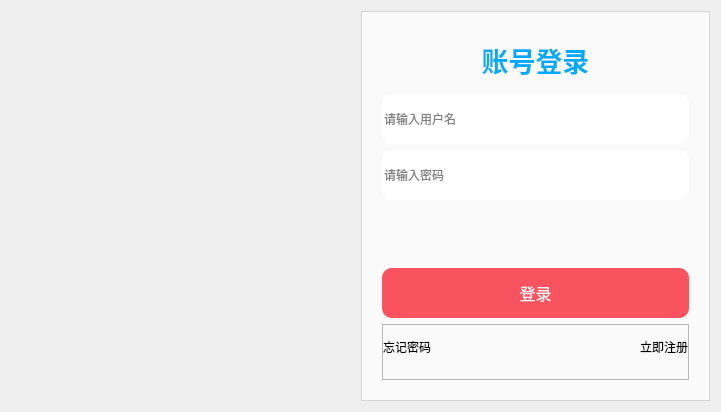
<?xml version="1.0" encoding="UTF-8"?>
<ui version="4.0">
 <class>LoginPage</class>
 <widget class="QDialog" name="LoginPage">
  <property name="geometry">
   <rect>
    <x>0</x>
    <y>0</y>
    <width>721</width>
    <height>412</height>
   </rect>
  </property>
  <property name="windowTitle">
   <string>LoginPage</string>
  </property>
  <property name="styleSheet">
   <string notr="true">QDialog#LoginPage{
	border-image: url(:/res/image/login_background.jpg);
}</string>
  </property>
  <layout class="QHBoxLayout" name="horizontalLayout_2">
   <item>
    <spacer name="horizontalSpacer_2">
     <property name="orientation">
      <enum>Qt::Horizontal</enum>
     </property>
     <property name="sizeHint" stdset="0">
      <size>
       <width>350</width>
       <height>20</height>
      </size>
     </property>
    </spacer>
   </item>
   <item>
    <widget class="QFrame" name="loginFrame">
     <property name="styleSheet">
      <string notr="true">QFrame#loginFrame{
	background-color: rgba(255, 255, 255, 180);
}
QLineEdit {
    border: none; /* 设置未选中时的边框为无 */
    border-radius: 10px; /* 设置圆角为 10px */
}

QLineEdit:focus {
    border: 2px solid red; /* 设置选中时的边框为红色 */
    border-radius: 10px; /* 设置圆角为 10px，保持和未选中状态一致 */
    outline: none; /* 去除默认的选中样式 */
}
</string>
     </property>
     <property name="frameShape">
      <enum>QFrame::StyledPanel</enum>
     </property>
     <property name="frameShadow">
      <enum>QFrame::Raised</enum>
     </property>
     <layout class="QGridLayout" name="gridLayout">
      <property name="leftMargin">
       <number>20</number>
      </property>
      <property name="topMargin">
       <number>20</number>
      </property>
      <property name="rightMargin">
       <number>20</number>
      </property>
      <property name="bottomMargin">
       <number>20</number>
      </property>
      <item row="0" column="0">
       <widget class="QLabel" name="label">
        <property name="font">
         <font>
          <pointsize>20</pointsize>
          <weight>75</weight>
          <bold>true</bold>
          <underline>false</underline>
          <kerning>true</kerning>
         </font>
        </property>
        <property name="styleSheet">
         <string notr="true">color: rgb(0, 170, 255);</string>
        </property>
        <property name="text">
         <string>账号登录</string>
        </property>
        <property name="textFormat">
         <enum>Qt::AutoText</enum>
        </property>
        <property name="alignment">
         <set>Qt::AlignCenter</set>
        </property>
       </widget>
      </item>
      <item row="4" column="0">
       <widget class="QPushButton" name="signInPushButton">
        <property name="minimumSize">
         <size>
          <width>0</width>
          <height>50</height>
         </size>
        </property>
        <property name="font">
         <font>
          <family>Microsoft YaHei UI</family>
          <pointsize>12</pointsize>
         </font>
        </property>
        <property name="styleSheet">
         <string notr="true">QPushButton{
	color: rgb(245, 245, 245);
	border: none;
	background-color: rgb(249,83,96);
	border-radius: 10px;
}
QPushButton:hover{
	color: rgb(245, 245, 245);
	border: none;
	background-color: rgb(231,75,91);
	border-radius: 10px;
}</string>
        </property>
        <property name="text">
         <string>登录</string>
        </property>
       </widget>
      </item>
      <item row="5" column="0">
       <widget class="QFrame" name="frame_2">
        <property name="styleSheet">
         <string notr="true">QPushButton{
	border: none;/*无边框*/
}
QPushButton:hover {
    color: rgb(255, 0, 0); /*设置按钮的背景颜色为亮绿色*/
}</string>
        </property>
        <property name="frameShape">
         <enum>QFrame::StyledPanel</enum>
        </property>
        <property name="frameShadow">
         <enum>QFrame::Raised</enum>
        </property>
        <layout class="QHBoxLayout" name="horizontalLayout">
         <property name="spacing">
          <number>0</number>
         </property>
         <property name="leftMargin">
          <number>0</number>
         </property>
         <property name="topMargin">
          <number>0</number>
         </property>
         <property name="rightMargin">
          <number>0</number>
         </property>
         <item>
          <widget class="QPushButton" name="forgetPasswdPushButton">
           <property name="text">
            <string>忘记密码</string>
           </property>
          </widget>
         </item>
         <item>
          <spacer name="horizontalSpacer">
           <property name="orientation">
            <enum>Qt::Horizontal</enum>
           </property>
           <property name="sizeHint" stdset="0">
            <size>
             <width>74</width>
             <height>20</height>
            </size>
           </property>
          </spacer>
         </item>
         <item>
          <widget class="QPushButton" name="signUpPushButton">
           <property name="text">
            <string>立即注册</string>
           </property>
          </widget>
         </item>
        </layout>
       </widget>
      </item>
      <item row="1" column="0">
       <widget class="QLineEdit" name="userNameLineEdit">
        <property name="minimumSize">
         <size>
          <width>0</width>
          <height>50</height>
         </size>
        </property>
        <property name="placeholderText">
         <string>请输入用户名</string>
        </property>
       </widget>
      </item>
      <item row="2" column="0">
       <widget class="QLineEdit" name="passWordLineEdit">
        <property name="minimumSize">
         <size>
          <width>0</width>
          <height>50</height>
         </size>
        </property>
        <property name="echoMode">
         <enum>QLineEdit::Password</enum>
        </property>
        <property name="placeholderText">
         <string>请输入密码</string>
        </property>
       </widget>
      </item>
      <item row="3" column="0">
       <widget class="QLabel" name="tipLabel">
        <property name="minimumSize">
         <size>
          <width>0</width>
          <height>20</height>
         </size>
        </property>
        <property name="styleSheet">
         <string notr="true">color: rgb(255, 0, 0);</string>
        </property>
        <property name="text">
         <string/>
        </property>
       </widget>
      </item>
     </layout>
    </widget>
   </item>
  </layout>
 </widget>
 <resources>
  <include location="image.qrc"/>
 </resources>
 <connections/>
</ui>
